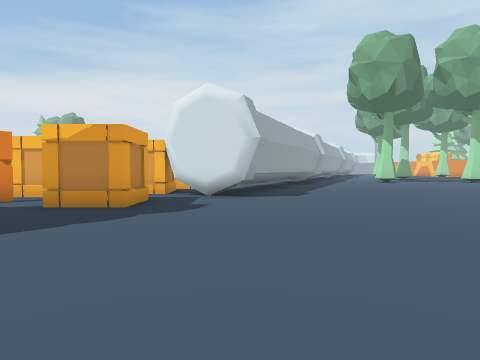
View 1 (above)

17 first-person views from a walk through a scene from a Unity 3-D project. The camera is 1.4 m above the floor, tilts 2° down and sees 75° across. The floor is counted in squares, 2 m on a side. Each view is taken from the middle of a square. On the plan, view 1 faces up. The plan holds only what a view shows up to about 10 squares ahead; the rest is blank. The place goes on beyond the plan.

View 2
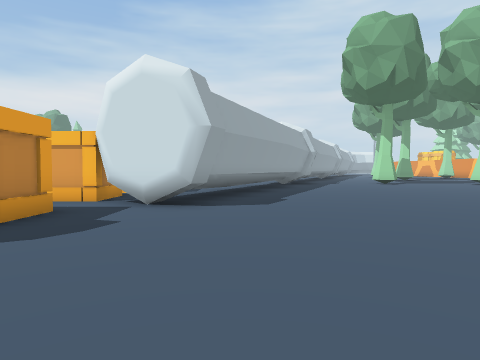

View 3
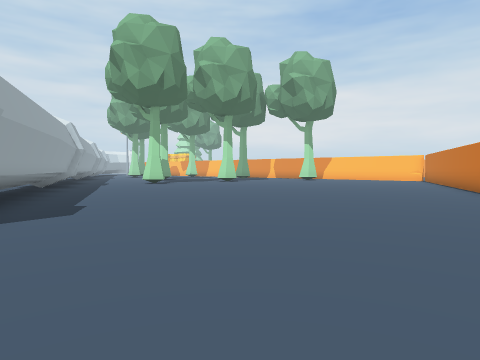

View 4
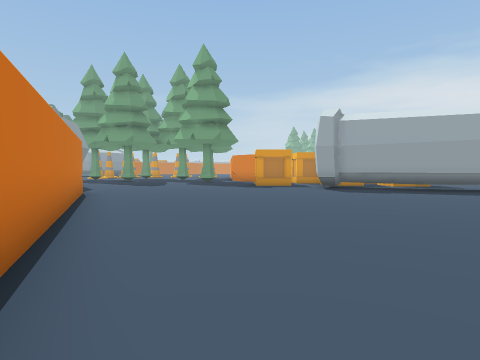

View 5
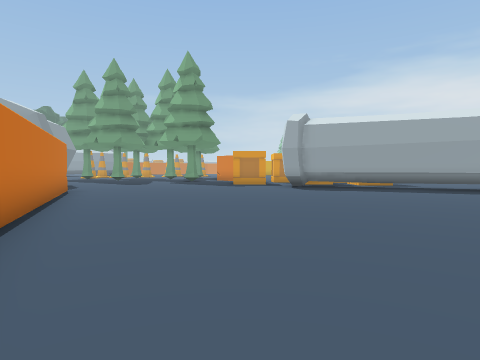

View 6
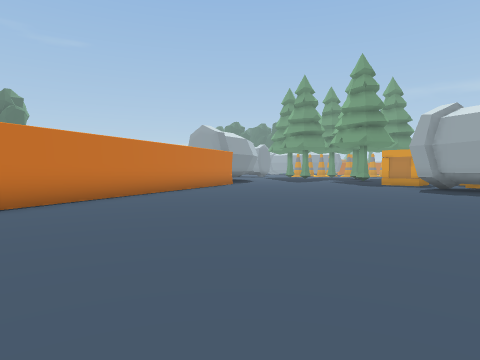

View 7
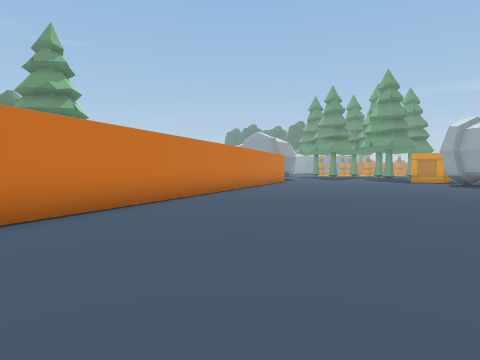

View 8
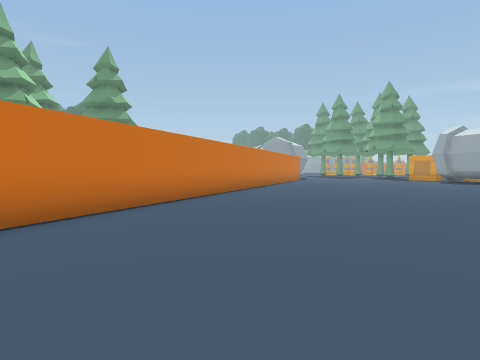

View 9
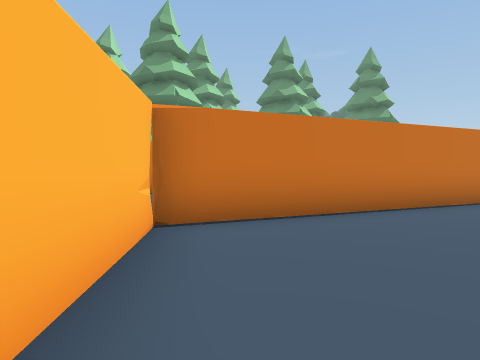

View 10
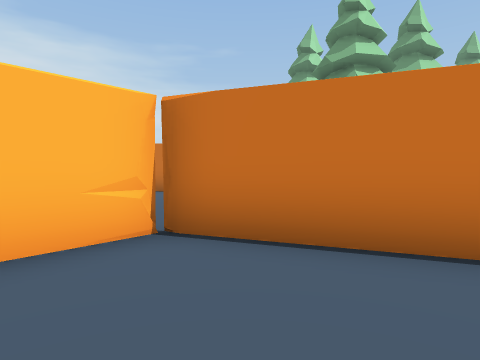

View 11
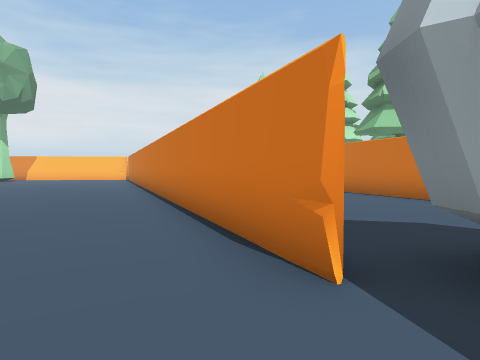

View 12
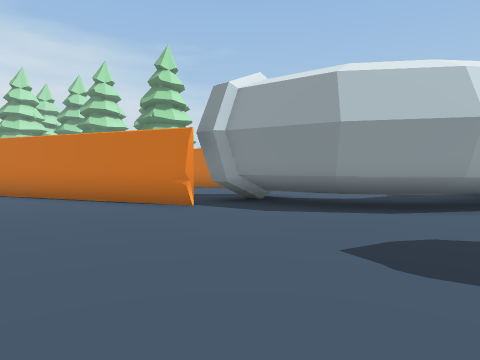

View 13
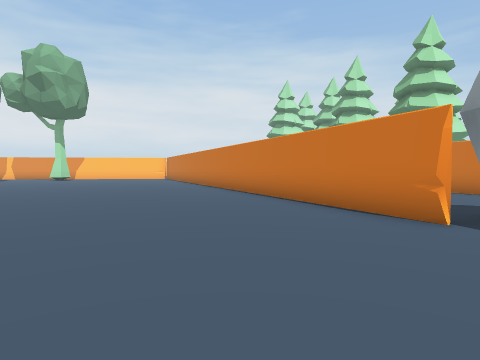

View 14
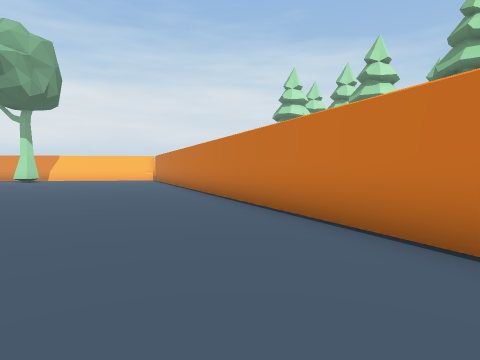

View 15
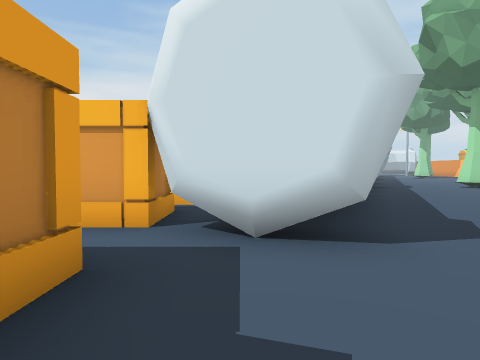

View 16
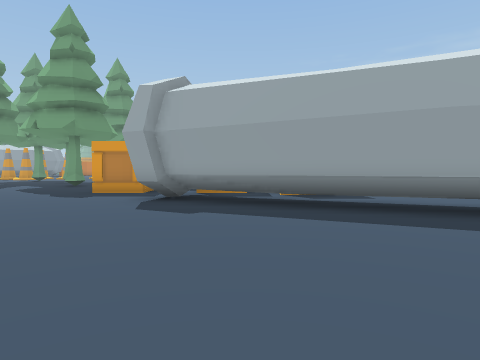

View 17
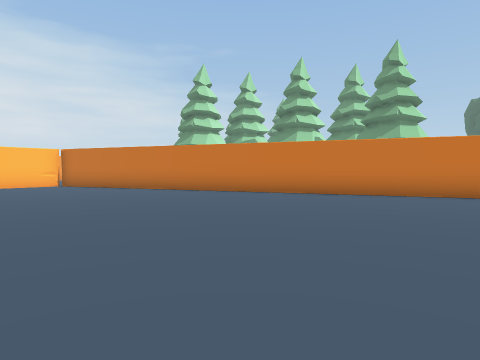

### Floor plan
Key: @ floor where view 1 was taken; # wall or solid block; x gap in a wall; . floor; C crate; T thing the floor can be seen under or through; O other object.
Columns run from 3 left of view 1 to 22 right of it. Each row starts with its distance up from view 1.
 12 OO. ##........    .....
 11 OO. #..................#
 10 CC ##..................#
  9 C###...................#
  8 ..##..................##
  7 CC.................####
  6 CC...............###
  5 ...............###
  4 ............####
  3 ..........###
  2 ........###
  1 .....####
  0 ...@.x..                 O
 -1  .TTTT.....              O
 -2  TTT T......##
 -3  T  ......###
 -4    ....   #
 -5    .

Positions as (right, up) in squares from view 1, and headings:
1: (0, 0), facing up
2: (1, 2), facing up
3: (0, 3), facing up-right
4: (11, 5), facing left
5: (12, 6), facing left
6: (12, 11), facing down-left
7: (16, 11), facing down-left
8: (19, 12), facing down-left
9: (19, 12), facing down
10: (17, 10), facing down-right
11: (0, 1), facing right
12: (-3, 4), facing down-right
13: (-2, 3), facing right
14: (1, 3), facing right
15: (-1, 5), facing up
16: (7, 10), facing left
17: (6, 12), facing down-right
